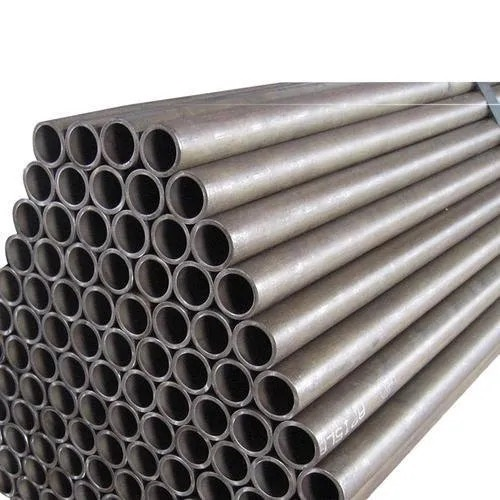
#> input picture Image.jpeg, 500 x 500 px, found by its file name
$ python 'Object Counting - Copy.py'
#> lines starting #> are read from the running program, lines starting #| are printed output that depends on the picture; after the words box and inside, x2 and y2 are one past the last pixel; in counts of white or black regions, pixels touching at a corner belong together
import cv2
import imutils
import numpy as np
import matplotlib.pyplot as plt


# create a funtion which will display the image
def display(img,count,cmap="gray"):
    f_image = cv2.imread("image.jpeg")
    f, axs = plt.subplots(1,2,figsize=(12,5))
    axs[0].imshow(f_image,cmap="gray")
    axs[1].imshow(img,cmap="gray")
    axs[1].set_title("Total pipe Count = {}".format(count))


# Read the image and apply filter and threshold

image = cv2.imread("image.jpeg")
#> image is the input picture: shape (500, 500, 3); mean B, G, R 141, 142.3, 146.2
image_blur = cv2.medianBlur(image,25)
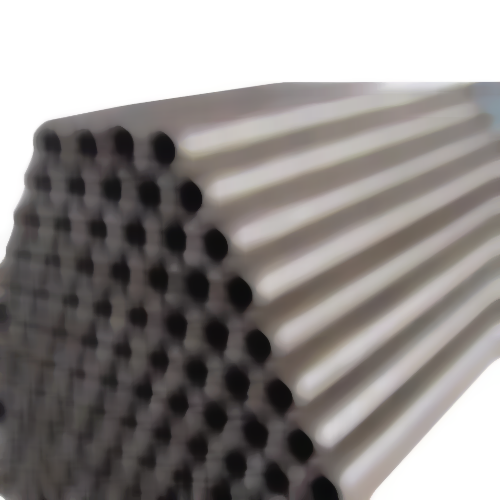
#> image_blur: shape (500, 500, 3); mean B, G, R 139, 140.7, 145.1
image_blur_gray = cv2.cvtColor(image_blur, cv2.COLOR_BGR2GRAY)
image_res ,image_thresh = cv2.threshold(image_blur_gray,240,255,cv2.THRESH_BINARY_INV)
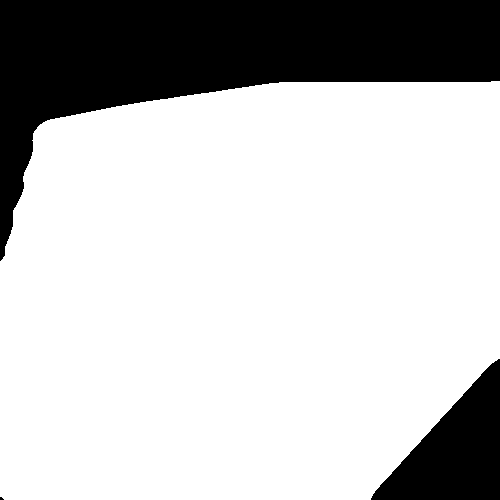
#> image_thresh: shape (500, 500); 76.2% white; 3 black regions (1 under 20 px), largest, box (x1, y1, x2, y2) and area: (0, 0, 500, 261) 49885, (371, 359, 500, 500) 9639
kernel = np.ones((3,3),np.uint8)

opening = cv2.morphologyEx(image_thresh,cv2.MORPH_OPEN,kernel)
#> opening: shape (500, 500); 76.2% white; 3 black regions (1 under 20 px), largest, box (x1, y1, x2, y2) and area: (0, 0, 500, 261) 49886, (371, 359, 500, 500) 9639

dist_transform = cv2.distanceTransform(opening,cv2.DIST_L2,5)
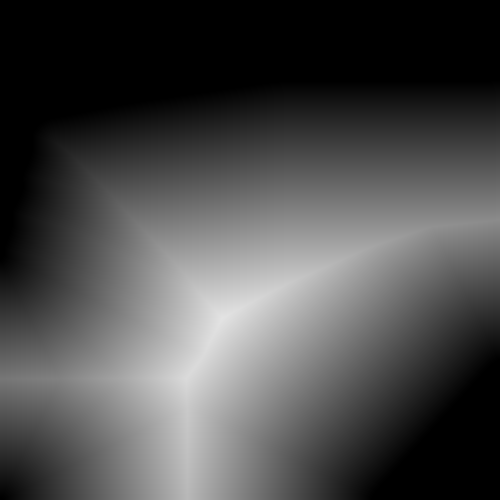
#> dist_transform: shape (500, 500) float32; min 0, max 227.6, mean 76.2
ret, last_image = cv2.threshold(dist_transform, 0.3*dist_transform.max(),255,0)
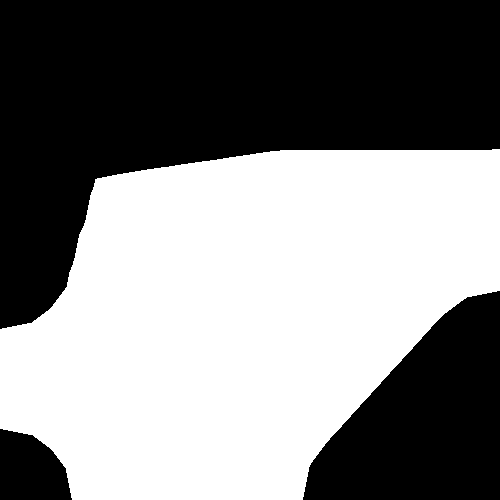
#> last_image: shape (500, 500) float32; 51.5% white; 3 black regions, box (x1, y1, x2, y2) and area: (0, 0, 500, 329) 90965, (303, 291, 500, 500) 26432, (0, 429, 72, 500) 3975
#> ret = 68.28
last_image = np.uint8(last_image)
#> last_image: shape (500, 500); 51.5% white; 3 black regions


cnts = cv2.findContours(last_image.copy(), cv2.RETR_EXTERNAL,cv2.CHAIN_APPROX_SIMPLE)
#> cnts = 1 contour; box (x1, y1, x2, y2) and area: (0, 149, 500, 500) 127930
cnts = imutils.grab_contours(cnts)


#This funtion will count and draw the circle..
for (i, c) in enumerate(cnts):
	((x, y), _) = cv2.minEnclosingCircle(c)
	cv2.putText(image, "#{}".format(i + 1), (int(x) - 45, int(y)+20),cv2.FONT_HERSHEY_SIMPLEX, 2, (255, 0, 0), 5)
	cv2.drawContours(image, [c], -1, (0, 255, 0), 2)
#> this loop made 1 pass
#> (x, y) on pass 1: (249.5, 288.5)
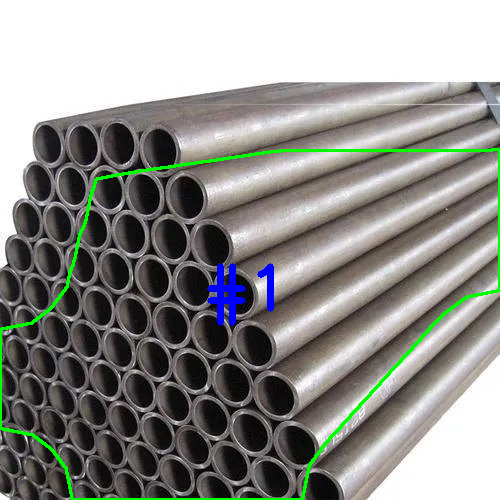
#> image: shape (500, 500, 3); 2.34% of pixels changed, all inside (x1, y1, x2, y2) = (0, 148, 500, 500)

# tis funtion disply the image which i have already describe above
display(image,len(cnts))
#> figure, not shown here; B, G, R data is drawn as R, G, B
